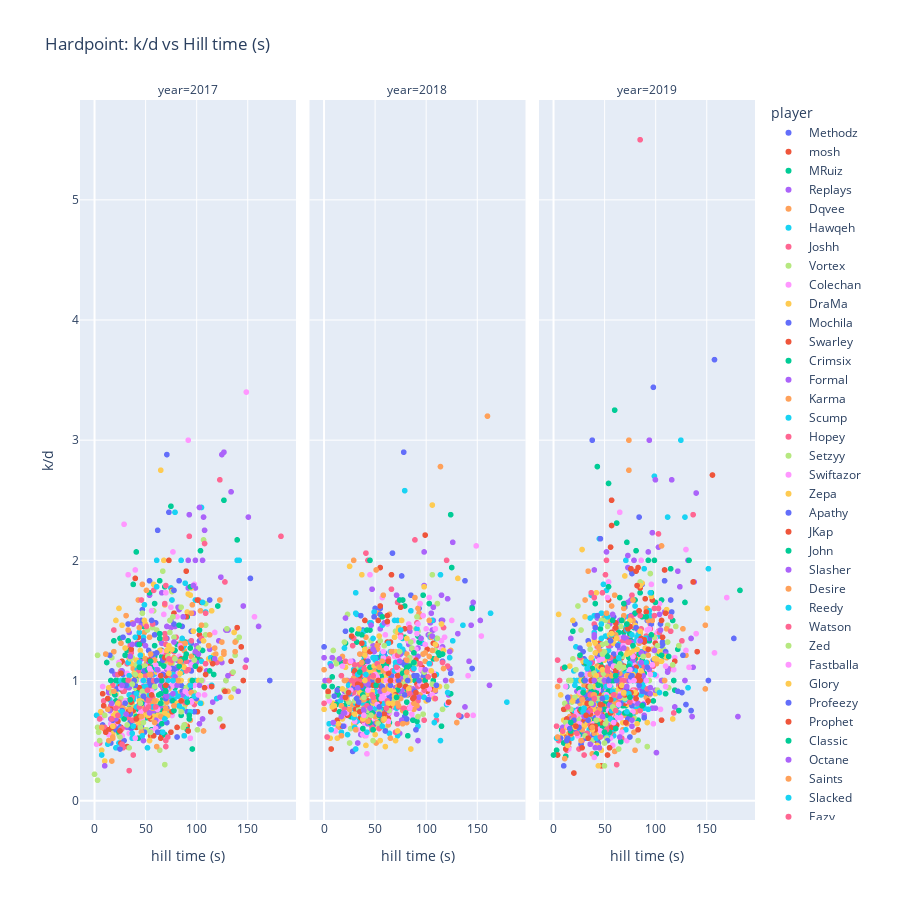

The notebook cell this image was saved under:
### Code cell
px.scatter(
    hardpoint_df,
    x = 'hill time (s)',
    y = 'k/d',
    facet_col= 'year',
    color='player',
    height = 900, 
    title = "Hardpoint: k/d vs Hill time (s)"
)
